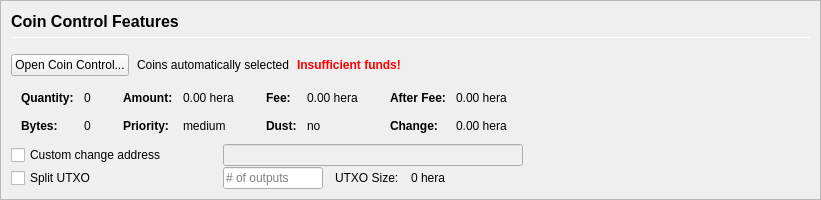
         <widget class="QFrame" name="frameCoinControl">
          <property name="sizePolicy">
           <sizepolicy hsizetype="Expanding" vsizetype="Expanding">
            <horstretch>0</horstretch>
            <verstretch>0</verstretch>
           </sizepolicy>
          </property>
          <property name="maximumSize">
           <size>
            <width>16777215</width>
            <height>16777215</height>
           </size>
          </property>
          <property name="frameShape">
           <enum>QFrame::StyledPanel</enum>
          </property>
          <property name="frameShadow">
           <enum>QFrame::Sunken</enum>
          </property>
          <layout class="QVBoxLayout" name="verticalLayoutCoinControl2">
           <property name="spacing">
            <number>0</number>
           </property>
           <property name="leftMargin">
            <number>0</number>
           </property>
           <property name="topMargin">
            <number>0</number>
           </property>
           <property name="rightMargin">
            <number>0</number>
           </property>
           <property name="bottomMargin">
            <number>0</number>
           </property>
           <item>
            <widget class="QFrame" name="frameCoinControl_BG">
             <layout class="QVBoxLayout" name="verticalLayoutCoinControl" stretch="0,0,0,0,0,0">
              <property name="spacing">
               <number>1</number>
              </property>
              <property name="leftMargin">
               <number>10</number>
              </property>
              <property name="topMargin">
               <number>10</number>
              </property>
              <item>
               <layout class="QHBoxLayout" name="horizontalLayoutCoinControl1">
                <property name="bottomMargin">
                 <number>15</number>
                </property>
                <item>
                 <layout class="QVBoxLayout" name="verticalLayout_3">
                  <property name="spacing">
                   <number>6</number>
                  </property>
                  <item>
                   <widget class="QLabel" name="labelCoinControlFeatures">
                    <property name="sizePolicy">
                     <sizepolicy hsizetype="Preferred" vsizetype="Maximum">
                      <horstretch>0</horstretch>
                      <verstretch>0</verstretch>
                     </sizepolicy>
                    </property>
                    <property name="minimumSize">
                     <size>
                      <width>0</width>
                      <height>20</height>
                     </size>
                    </property>
                    <property name="font">
                     <font>
                      <pointsize>12</pointsize>
                      <weight>75</weight>
                      <bold>true</bold>
                     </font>
                    </property>
                    <property name="styleSheet">
                     <string notr="true">font-weight:bold;</string>
                    </property>
                    <property name="text">
                     <string>Coin Control Features</string>
                    </property>
                   </widget>
                  </item>
                  <item>
                   <widget class="Line" name="line">
                    <property name="minimumSize">
                     <size>
                      <width>0</width>
                      <height>1</height>
                     </size>
                    </property>
                    <property name="maximumSize">
                     <size>
                      <width>16777215</width>
                      <height>1</height>
                     </size>
                    </property>
                    <property name="orientation">
                     <enum>Qt::Horizontal</enum>
                    </property>
                   </widget>
                  </item>
                 </layout>
                </item>
               </layout>
              </item>
              <item>
               <layout class="QHBoxLayout" name="horizontalLayoutCoinControl2" stretch="0,0,0,0">
                <property name="spacing">
                 <number>8</number>
                </property>
                <property name="bottomMargin">
                 <number>10</number>
                </property>
                <item>
                 <widget class="QPushButton" name="pushButtonCoinControl">
                  <property name="styleSheet">
                   <string notr="true"/>
                  </property>
                  <property name="text">
                   <string>Open Coin Control...</string>
                  </property>
                  <property name="autoDefault">
                   <bool>false</bool>
                  </property>
                 </widget>
                </item>
                <item>
                 <widget class="QLabel" name="labelCoinControlAutomaticallySelected">
                  <property name="text">
                   <string>Coins automatically selected</string>
                  </property>
                  <property name="margin">
                   <number>5</number>
                  </property>
                 </widget>
                </item>
                <item>
                 <widget class="QLabel" name="labelCoinControlInsuffFunds">
                  <property name="font">
                   <font>
                    <weight>75</weight>
                    <bold>true</bold>
                   </font>
                  </property>
                  <property name="styleSheet">
                   <string notr="true">color:red;font-weight:bold;</string>
                  </property>
                  <property name="text">
                   <string>Insufficient funds!</string>
                  </property>
                  <property name="margin">
                   <number>5</number>
                  </property>
                 </widget>
                </item>
                <item>
                 <spacer name="horizontalSpacerCoinControl">
                  <property name="orientation">
                   <enum>Qt::Horizontal</enum>
                  </property>
                  <property name="sizeHint" stdset="0">
                   <size>
                    <width>40</width>
                    <height>1</height>
                   </size>
                  </property>
                 </spacer>
                </item>
               </layout>
              </item>
              <item>
               <widget class="QWidget" name="widgetCoinControl" native="true">
                <property name="sizePolicy">
                 <sizepolicy hsizetype="Preferred" vsizetype="Preferred">
                  <horstretch>0</horstretch>
                  <verstretch>0</verstretch>
                 </sizepolicy>
                </property>
                <property name="minimumSize">
                 <size>
                  <width>0</width>
                  <height>0</height>
                 </size>
                </property>
                <property name="styleSheet">
                 <string notr="true"/>
                </property>
                <layout class="QHBoxLayout" name="horizontalLayoutCoinControl5">
                 <property name="leftMargin">
                  <number>0</number>
                 </property>
                 <property name="topMargin">
                  <number>0</number>
                 </property>
                 <property name="rightMargin">
                  <number>0</number>
                 </property>
                 <property name="bottomMargin">
                  <number>0</number>
                 </property>
                 <item>
                  <layout class="QHBoxLayout" name="horizontalLayoutCoinControl3" stretch="0,0,0,1">
                   <property name="spacing">
                    <number>20</number>
                   </property>
                   <property name="topMargin">
                    <number>0</number>
                   </property>
                   <property name="bottomMargin">
                    <number>10</number>
                   </property>
                   <item>
                    <layout class="QFormLayout" name="formLayoutCoinControl1">
                     <property name="horizontalSpacing">
                      <number>10</number>
                     </property>
                     <property name="verticalSpacing">
                      <number>14</number>
                     </property>
                     <property name="leftMargin">
                      <number>10</number>
                     </property>
                     <property name="topMargin">
                      <number>4</number>
                     </property>
                     <property name="rightMargin">
                      <number>6</number>
                     </property>
                     <item row="0" column="0">
                      <widget class="QLabel" name="labelCoinControlQuantityText">
                       <property name="font">
                        <font>
                         <weight>75</weight>
                         <bold>true</bold>
                        </font>
                       </property>
                       <property name="text">
                        <string>Quantity:</string>
                       </property>
                       <property name="margin">
                        <number>0</number>
                       </property>
                      </widget>
                     </item>
                     <item row="0" column="1">
                      <widget class="QLabel" name="labelCoinControlQuantity">
                       <property name="cursor">
                        <cursorShape>IBeamCursor</cursorShape>
                       </property>
                       <property name="contextMenuPolicy">
                        <enum>Qt::ActionsContextMenu</enum>
                       </property>
                       <property name="text">
                        <string notr="true">0</string>
                       </property>
                       <property name="margin">
                        <number>0</number>
                       </property>
                       <property name="textInteractionFlags">
                        <set>Qt::LinksAccessibleByMouse|Qt::TextSelectableByKeyboard|Qt::TextSelectableByMouse</set>
                       </property>
                      </widget>
                     </item>
                     <item row="1" column="0">
                      <widget class="QLabel" name="labelCoinControlBytesText">
                       <property name="font">
                        <font>
                         <weight>75</weight>
                         <bold>true</bold>
                        </font>
                       </property>
                       <property name="text">
                        <string>Bytes:</string>
                       </property>
                      </widget>
                     </item>
                     <item row="1" column="1">
                      <widget class="QLabel" name="labelCoinControlBytes">
                       <property name="cursor">
                        <cursorShape>IBeamCursor</cursorShape>
                       </property>
                       <property name="contextMenuPolicy">
                        <enum>Qt::ActionsContextMenu</enum>
                       </property>
                       <property name="text">
                        <string notr="true">0</string>
                       </property>
                       <property name="textInteractionFlags">
                        <set>Qt::LinksAccessibleByMouse|Qt::TextSelectableByKeyboard|Qt::TextSelectableByMouse</set>
                       </property>
                      </widget>
                     </item>
                    </layout>
                   </item>
                   <item>
                    <layout class="QFormLayout" name="formLayoutCoinControl2">
                     <property name="horizontalSpacing">
                      <number>10</number>
                     </property>
                     <property name="verticalSpacing">
                      <number>14</number>
                     </property>
                     <property name="leftMargin">
                      <number>6</number>
                     </property>
                     <property name="topMargin">
                      <number>4</number>
                     </property>
                     <property name="rightMargin">
                      <number>6</number>
                     </property>
                     <item row="0" column="0">
                      <widget class="QLabel" name="labelCoinControlAmountText">
                       <property name="font">
                        <font>
                         <weight>75</weight>
                         <bold>true</bold>
                        </font>
                       </property>
                       <property name="text">
                        <string>Amount:</string>
                       </property>
                       <property name="margin">
                        <number>0</number>
                       </property>
                      </widget>
                     </item>
                     <item row="0" column="1">
                      <widget class="QLabel" name="labelCoinControlAmount">
                       <property name="cursor">
                        <cursorShape>IBeamCursor</cursorShape>
                       </property>
                       <property name="contextMenuPolicy">
                        <enum>Qt::ActionsContextMenu</enum>
                       </property>
                       <property name="text">
                        <string notr="true">0.00 hera</string>
                       </property>
                       <property name="textInteractionFlags">
                        <set>Qt::LinksAccessibleByMouse|Qt::TextSelectableByKeyboard|Qt::TextSelectableByMouse</set>
                       </property>
                      </widget>
                     </item>
                     <item row="1" column="0">
                      <widget class="QLabel" name="labelCoinControlPriorityText">
                       <property name="font">
                        <font>
                         <weight>75</weight>
                         <bold>true</bold>
                        </font>
                       </property>
                       <property name="text">
                        <string>Priority:</string>
                       </property>
                      </widget>
                     </item>
                     <item row="1" column="1">
                      <widget class="QLabel" name="labelCoinControlPriority">
                       <property name="cursor">
                        <cursorShape>IBeamCursor</cursorShape>
                       </property>
                       <property name="contextMenuPolicy">
                        <enum>Qt::ActionsContextMenu</enum>
                       </property>
                       <property name="text">
                        <string>medium</string>
                       </property>
                       <property name="textInteractionFlags">
                        <set>Qt::LinksAccessibleByMouse|Qt::TextSelectableByKeyboard|Qt::TextSelectableByMouse</set>
                       </property>
                      </widget>
                     </item>
                    </layout>
                   </item>
                   <item>
                    <layout class="QFormLayout" name="formLayoutCoinControl3">
                     <property name="horizontalSpacing">
                      <number>10</number>
                     </property>
                     <property name="verticalSpacing">
                      <number>14</number>
                     </property>
                     <property name="leftMargin">
                      <number>6</number>
                     </property>
                     <property name="topMargin">
                      <number>4</number>
                     </property>
                     <property name="rightMargin">
                      <number>6</number>
                     </property>
                     <item row="0" column="0">
                      <widget class="QLabel" name="labelCoinControlFeeText">
                       <property name="font">
                        <font>
                         <weight>75</weight>
                         <bold>true</bold>
                        </font>
                       </property>
                       <property name="text">
                        <string>Fee:</string>
                       </property>
                       <property name="margin">
                        <number>0</number>
                       </property>
                      </widget>
                     </item>
                     <item row="0" column="1">
                      <widget class="QLabel" name="labelCoinControlFee">
                       <property name="cursor">
                        <cursorShape>IBeamCursor</cursorShape>
                       </property>
                       <property name="contextMenuPolicy">
                        <enum>Qt::ActionsContextMenu</enum>
                       </property>
                       <property name="text">
                        <string notr="true">0.00 hera</string>
                       </property>
                       <property name="textInteractionFlags">
                        <set>Qt::LinksAccessibleByMouse|Qt::TextSelectableByKeyboard|Qt::TextSelectableByMouse</set>
                       </property>
                      </widget>
                     </item>
                     <item row="1" column="0">
                      <widget class="QLabel" name="labelCoinControlLowOutputText">
                       <property name="font">
                        <font>
                         <weight>75</weight>
                         <bold>true</bold>
                        </font>
                       </property>
                       <property name="text">
                        <string>Dust:</string>
                       </property>
                      </widget>
                     </item>
                     <item row="1" column="1">
                      <widget class="QLabel" name="labelCoinControlLowOutput">
                       <property name="cursor">
                        <cursorShape>IBeamCursor</cursorShape>
                       </property>
                       <property name="contextMenuPolicy">
                        <enum>Qt::ActionsContextMenu</enum>
                       </property>
                       <property name="text">
                        <string>no</string>
                       </property>
                       <property name="textInteractionFlags">
                        <set>Qt::LinksAccessibleByMouse|Qt::TextSelectableByKeyboard|Qt::TextSelectableByMouse</set>
                       </property>
                      </widget>
                     </item>
                    </layout>
                   </item>
                   <item>
                    <layout class="QFormLayout" name="formLayoutCoinControl4">
                     <property name="horizontalSpacing">
                      <number>10</number>
                     </property>
                     <property name="verticalSpacing">
                      <number>14</number>
                     </property>
                     <property name="leftMargin">
                      <number>6</number>
                     </property>
                     <property name="topMargin">
                      <number>4</number>
                     </property>
                     <property name="rightMargin">
                      <number>6</number>
                     </property>
                     <item row="0" column="0">
                      <widget class="QLabel" name="labelCoinControlAfterFeeText">
                       <property name="font">
                        <font>
                         <weight>75</weight>
                         <bold>true</bold>
                        </font>
                       </property>
                       <property name="text">
                        <string>After Fee:</string>
                       </property>
                       <property name="margin">
                        <number>0</number>
                       </property>
                      </widget>
                     </item>
                     <item row="0" column="1">
                      <widget class="QLabel" name="labelCoinControlAfterFee">
                       <property name="cursor">
                        <cursorShape>IBeamCursor</cursorShape>
                       </property>
                       <property name="contextMenuPolicy">
                        <enum>Qt::ActionsContextMenu</enum>
                       </property>
                       <property name="text">
                        <string notr="true">0.00 hera</string>
                       </property>
                       <property name="textInteractionFlags">
                        <set>Qt::LinksAccessibleByMouse|Qt::TextSelectableByKeyboard|Qt::TextSelectableByMouse</set>
                       </property>
                      </widget>
                     </item>
                     <item row="1" column="0">
                      <widget class="QLabel" name="labelCoinControlChangeText">
                       <property name="font">
                        <font>
                         <weight>75</weight>
                         <bold>true</bold>
                        </font>
                       </property>
                       <property name="text">
                        <string>Change:</string>
                       </property>
                      </widget>
                     </item>
                     <item row="1" column="1">
                      <widget class="QLabel" name="labelCoinControlChange">
                       <property name="cursor">
                        <cursorShape>IBeamCursor</cursorShape>
                       </property>
                       <property name="contextMenuPolicy">
                        <enum>Qt::ActionsContextMenu</enum>
                       </property>
                       <property name="text">
                        <string notr="true">0.00 hera</string>
                       </property>
                       <property name="textInteractionFlags">
                        <set>Qt::LinksAccessibleByMouse|Qt::TextSelectableByKeyboard|Qt::TextSelectableByMouse</set>
                       </property>
                      </widget>
                     </item>
                    </layout>
                   </item>
                  </layout>
                 </item>
                </layout>
               </widget>
              </item>
              <item>
               <layout class="QHBoxLayout" name="horizontalLayoutCoinControl4">
                <property name="spacing">
                 <number>12</number>
                </property>
                <property name="sizeConstraint">
                 <enum>QLayout::SetDefaultConstraint</enum>
                </property>
                <property name="topMargin">
                 <number>0</number>
                </property>
                <property name="rightMargin">
                 <number>0</number>
                </property>
                <item>
                 <widget class="QCheckBox" name="checkBoxCoinControlChange">
                  <property name="sizePolicy">
                   <sizepolicy hsizetype="Preferred" vsizetype="Preferred">
                    <horstretch>0</horstretch>
                    <verstretch>0</verstretch>
                   </sizepolicy>
                  </property>
                  <property name="minimumSize">
                   <size>
                    <width>200</width>
                    <height>0</height>
                   </size>
                  </property>
                  <property name="maximumSize">
                   <size>
                    <width>200</width>
                    <height>16777215</height>
                   </size>
                  </property>
                  <property name="toolTip">
                   <string>If this is activated, but the change address is empty or invalid, change will be sent to a newly generated address.</string>
                  </property>
                  <property name="text">
                   <string>Custom change address</string>
                  </property>
                 </widget>
                </item>
                <item>
                 <widget class="QValidatedLineEdit" name="lineEditCoinControlChange">
                  <property name="enabled">
                   <bool>false</bool>
                  </property>
                  <property name="sizePolicy">
                   <sizepolicy hsizetype="Preferred" vsizetype="Preferred">
                    <horstretch>0</horstretch>
                    <verstretch>0</verstretch>
                   </sizepolicy>
                  </property>
                  <property name="minimumSize">
                   <size>
                    <width>300</width>
                    <height>0</height>
                   </size>
                  </property>
                 </widget>
                </item>
                <item>
                 <widget class="QLabel" name="labelCoinControlChangeLabel">
                  <property name="sizePolicy">
                   <sizepolicy hsizetype="Preferred" vsizetype="Preferred">
                    <horstretch>0</horstretch>
                    <verstretch>0</verstretch>
                   </sizepolicy>
                  </property>
                  <property name="minimumSize">
                   <size>
                    <width>100</width>
                    <height>0</height>
                   </size>
                  </property>
                  <property name="text">
                   <string/>
                  </property>
                  <property name="margin">
                   <number>3</number>
                  </property>
                 </widget>
                </item>
               </layout>
              </item>
              <item>
               <layout class="QHBoxLayout" name="horizontalLayoutCoinControl6">
                <property name="spacing">
                 <number>12</number>
                </property>
                <property name="rightMargin">
                 <number>0</number>
                </property>
                <item>
                 <widget class="QCheckBox" name="splitBlockCheckBox">
                  <property name="sizePolicy">
                   <sizepolicy hsizetype="Preferred" vsizetype="Preferred">
                    <horstretch>0</horstretch>
                    <verstretch>0</verstretch>
                   </sizepolicy>
                  </property>
                  <property name="minimumSize">
                   <size>
                    <width>200</width>
                    <height>0</height>
                   </size>
                  </property>
                  <property name="maximumSize">
                   <size>
                    <width>200</width>
                    <height>16777215</height>
                   </size>
                  </property>
                  <property name="text">
                   <string>Split UTXO</string>
                  </property>
                 </widget>
                </item>
                <item>
                 <widget class="QLineEdit" name="splitBlockLineEdit">
                  <property name="sizePolicy">
                   <sizepolicy hsizetype="Preferred" vsizetype="Preferred">
                    <horstretch>50</horstretch>
                    <verstretch>0</verstretch>
                   </sizepolicy>
                  </property>
                  <property name="minimumSize">
                   <size>
                    <width>100</width>
                    <height>0</height>
                   </size>
                  </property>
                  <property name="maximumSize">
                   <size>
                    <width>100</width>
                    <height>16777215</height>
                   </size>
                  </property>
                  <property name="placeholderText">
                   <string># of outputs</string>
                  </property>
                 </widget>
                </item>
                <item>
                 <widget class="QLabel" name="labelBlockSizeText">
                  <property name="text">
                   <string>UTXO Size:</string>
                  </property>
                 </widget>
                </item>
                <item>
                 <widget class="QLabel" name="labelBlockSize">
                  <property name="text">
                   <string>0 hera</string>
                  </property>
                 </widget>
                </item>
                <item>
                 <spacer name="horizontalSpacer_7">
                  <property name="orientation">
                   <enum>Qt::Horizontal</enum>
                  </property>
                  <property name="sizeHint" stdset="0">
                   <size>
                    <width>40</width>
                    <height>20</height>
                   </size>
                  </property>
                 </spacer>
                </item>
               </layout>
              </item>
              <item>
               <spacer name="verticalSpacerCoinControl">
                <property name="orientation">
                 <enum>Qt::Vertical</enum>
                </property>
                <property name="sizeHint" stdset="0">
                 <size>
                  <width>800</width>
                  <height>1</height>
                 </size>
                </property>
               </spacer>
              </item>
             </layout>
            </widget>
           </item>
          </layout>
         </widget>
